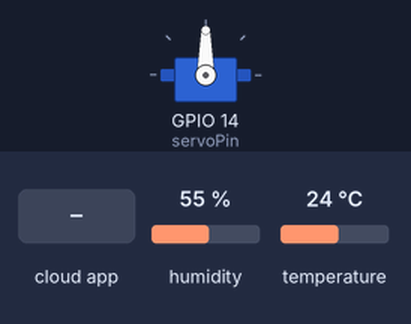
A sketch run on a simulated ESP32. Shown: servo. The test bench sets the inputs (shaded band); at power-on: humidity 55 %, temperature 24 °C. WiFi joins after 1.5 s; servers stay silent unless stated; the Firebase database answers and starts empty; what the sketch prints to the serial monitor is not drawn.

Above: at 2.7 s.
2.8 s: the phone or cloud app sets dht to 1
4.8 s: humidity set to 68 %
6.8 s: humidity set to 71 %
At 8.62 s:
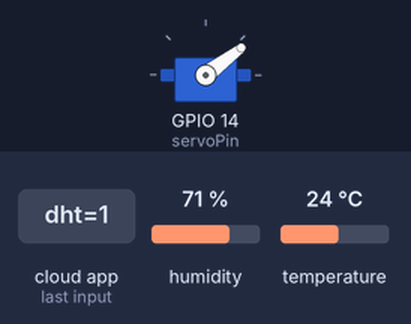
At 15.5 s:
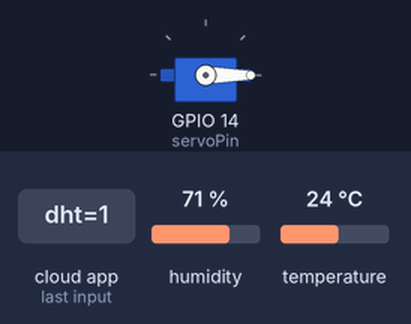
Timing chart, 0 to 18.8 s (numbered marks = the images above; inputs shaded):
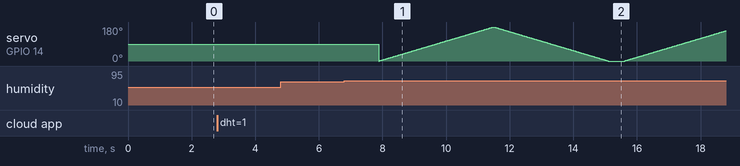

The sketch:

sketch_nov12a.ino
```cpp
#include <WiFi.h>
#include <IOXhop_FirebaseESP32.h>
#include <Servo_ESP32.h>

#include "DHT.h"
#define DHTTYPE DHT11
#define DHT_PIN 0
DHT dht(DHT_PIN, DHTTYPE);

//data
#define WIFI_SSID "TORAYAKAN!!!!!!"
#define WIFI_PASSWORD "Torayakan123"
#define DATABASE_URL "https://mpiot-5e0e2-default-rtdb.asia-southeast1.firebasedatabase.app/"
#define DATABASE_SECRET "qf2vr1u6HwBUUYv8YVzj5taSPkEpEBFShC1kfMiN"


//servo
static const int servoPin = 14;
Servo_ESP32 servo1;

int angle =0;
int angleStep = 1;

int angleMin =0;
int angleMax = 180;

void servo(){
   for(int angle = 0; angle <= angleMax; angle +=angleStep) {
        servo1.write(angle);
        delay(20);
    }

    for(int angle = 180; angle >= angleMin; angle -=angleStep) {
        servo1.write(angle);
        delay(20);
    }
}


void setup() {
  Serial.begin(115200);
  dht.begin();
  WiFi.begin(WIFI_SSID, WIFI_PASSWORD);
  Serial.print("Connecting to Wi-Fi");
  while (WiFi.status() != WL_CONNECTED)
  {
    Serial.print(".");
    delay(300);
  }
  Serial.println();
  Serial.print("Connected: ");
  Serial.println(WiFi.localIP());

  Firebase.begin(DATABASE_URL,DATABASE_SECRET);

  servo1.attach(servoPin);

}


void loop() {
  // put your main code here, to run repeatedly:
  int value = Firebase.getInt("Path/dht");
  Serial.println(value);
  if(value == 0){
    Firebase.setFloat("Path/Kelembaban",0);
    Firebase.setString("Path/Status","Berhenti");
    Serial.println("Turning OFF");
    return;
  }else if(value == 1){
    float lembab = dht.readHumidity();
    if (isnan(lembab)){
      Serial.print("Failed to read from DHT sensor!");
      Serial.println(Firebase.error());
      return;
    }
    Serial.print("Cek kelembaban!");
    Firebase.setFloat("Path/Kelembaban",lembab);
    Firebase.setString("Path/Status","Cek kelembaban!");
    Serial.print("Kelembaban: "+(String)lembab);
    if(lembab >= 70){
      Serial.println(" mejalankan servo !!");
      servo();
    }
  }

}
```

Measured:
- the behaviour switches between 69 and 70 % on humidity (found by bisection; images 0 and 1)
- after the input at 2.8 s, every drawn part: stays the same
- after the input at 4.8 s, every drawn part: stays the same
